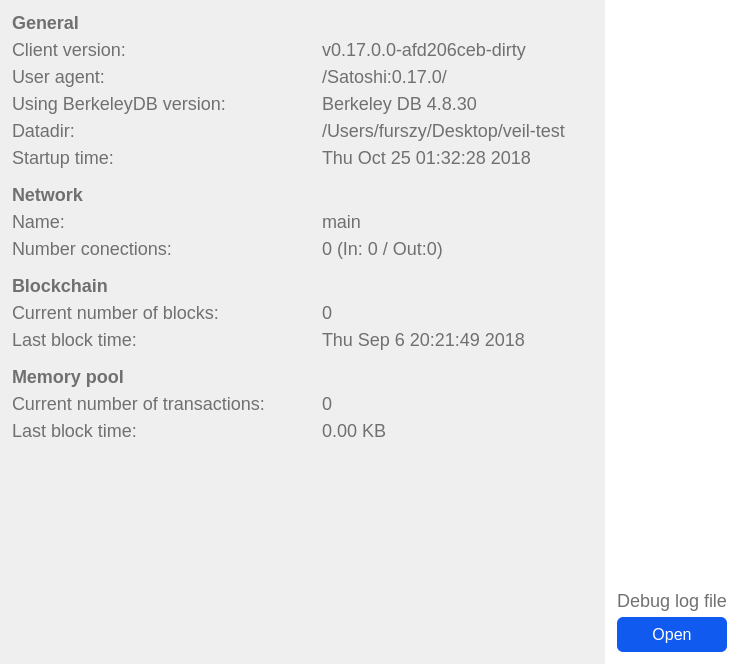
<?xml version="1.0" encoding="UTF-8"?>
<ui version="4.0">
 <class>SettingsAdvanceInformation</class>
 <widget class="QWidget" name="SettingsAdvanceInformation">
  <property name="geometry">
   <rect>
    <x>0</x>
    <y>0</y>
    <width>739</width>
    <height>664</height>
   </rect>
  </property>
  <property name="windowTitle">
   <string>Form</string>
  </property>
  <layout class="QVBoxLayout" name="verticalLayout">
   <property name="leftMargin">
    <number>0</number>
   </property>
   <property name="topMargin">
    <number>0</number>
   </property>
   <property name="rightMargin">
    <number>0</number>
   </property>
   <property name="bottomMargin">
    <number>0</number>
   </property>
   <item>
    <layout class="QHBoxLayout" name="horizontalLayout">
     <item>
      <widget class="QFrame" name="frame2">
       <layout class="QVBoxLayout" name="verticalLayout_2">
        <property name="leftMargin">
         <number>12</number>
        </property>
        <property name="topMargin">
         <number>12</number>
        </property>
        <property name="rightMargin">
         <number>12</number>
        </property>
        <property name="bottomMargin">
         <number>12</number>
        </property>
        <item>
         <widget class="QLabel" name="label_1">
          <property name="styleSheet">
           <string notr="true">color:#707070;
font-size:18px;
font-weight:bold;</string>
          </property>
          <property name="text">
           <string>General</string>
          </property>
         </widget>
        </item>
        <item>
         <layout class="QHBoxLayout" name="horizontalLayout_1">
          <property name="spacing">
           <number>20</number>
          </property>
          <item>
           <widget class="QLabel" name="label_10">
            <property name="minimumSize">
             <size>
              <width>290</width>
              <height>0</height>
             </size>
            </property>
            <property name="maximumSize">
             <size>
              <width>290</width>
              <height>16777215</height>
             </size>
            </property>
            <property name="styleSheet">
             <string notr="true">color:#707070;
font-size:18px;
font-weight:200;</string>
            </property>
            <property name="text">
             <string>Client version:</string>
            </property>
           </widget>
          </item>
          <item>
           <widget class="QLabel" name="label_11">
            <property name="styleSheet">
             <string notr="true">color:#707070;
font-size:18px;</string>
            </property>
            <property name="text">
             <string>v0.17.0.0-afd206ceb-dirty</string>
            </property>
           </widget>
          </item>
         </layout>
        </item>
        <item>
         <layout class="QHBoxLayout" name="horizontalLayout_2">
          <property name="spacing">
           <number>20</number>
          </property>
          <item>
           <widget class="QLabel" name="label_12">
            <property name="minimumSize">
             <size>
              <width>290</width>
              <height>0</height>
             </size>
            </property>
            <property name="maximumSize">
             <size>
              <width>290</width>
              <height>16777215</height>
             </size>
            </property>
            <property name="styleSheet">
             <string notr="true">color:#707070;
font-size:18px;
font-weight:200;</string>
            </property>
            <property name="text">
             <string>User agent:</string>
            </property>
           </widget>
          </item>
          <item>
           <widget class="QLabel" name="label_13">
            <property name="styleSheet">
             <string notr="true">color:#707070;
font-size:18px;</string>
            </property>
            <property name="text">
             <string>/Satoshi:0.17.0/</string>
            </property>
           </widget>
          </item>
         </layout>
        </item>
        <item>
         <layout class="QHBoxLayout" name="horizontalLayout_3">
          <property name="spacing">
           <number>20</number>
          </property>
          <item>
           <widget class="QLabel" name="label_14">
            <property name="minimumSize">
             <size>
              <width>290</width>
              <height>0</height>
             </size>
            </property>
            <property name="maximumSize">
             <size>
              <width>290</width>
              <height>16777215</height>
             </size>
            </property>
            <property name="styleSheet">
             <string notr="true">color:#707070;
font-size:18px;
font-weight:200;</string>
            </property>
            <property name="text">
             <string>Using BerkeleyDB version: </string>
            </property>
           </widget>
          </item>
          <item>
           <widget class="QLabel" name="label_15">
            <property name="styleSheet">
             <string notr="true">color:#707070;
font-size:18px;</string>
            </property>
            <property name="text">
             <string>Berkeley DB 4.8.30</string>
            </property>
           </widget>
          </item>
         </layout>
        </item>
        <item>
         <layout class="QHBoxLayout" name="horizontalLayout_4">
          <property name="spacing">
           <number>20</number>
          </property>
          <item>
           <widget class="QLabel" name="label_16">
            <property name="minimumSize">
             <size>
              <width>290</width>
              <height>0</height>
             </size>
            </property>
            <property name="maximumSize">
             <size>
              <width>290</width>
              <height>16777215</height>
             </size>
            </property>
            <property name="styleSheet">
             <string notr="true">color:#707070;
font-size:18px;
font-weight:200;</string>
            </property>
            <property name="text">
             <string>Datadir: </string>
            </property>
           </widget>
          </item>
          <item>
           <widget class="QLabel" name="label_17">
            <property name="styleSheet">
             <string notr="true">color:#707070;
font-size:18px;</string>
            </property>
            <property name="text">
             <string>/Users/furszy/Desktop/veil-test</string>
            </property>
           </widget>
          </item>
         </layout>
        </item>
        <item>
         <layout class="QHBoxLayout" name="horizontalLayout_5">
          <property name="spacing">
           <number>20</number>
          </property>
          <item>
           <widget class="QLabel" name="label_18">
            <property name="minimumSize">
             <size>
              <width>290</width>
              <height>0</height>
             </size>
            </property>
            <property name="maximumSize">
             <size>
              <width>290</width>
              <height>16777215</height>
             </size>
            </property>
            <property name="styleSheet">
             <string notr="true">color:#707070;
font-size:18px;
font-weight:200;</string>
            </property>
            <property name="text">
             <string>Startup time:  </string>
            </property>
           </widget>
          </item>
          <item>
           <widget class="QLabel" name="label_19">
            <property name="styleSheet">
             <string notr="true">color:#707070;
font-size:18px;</string>
            </property>
            <property name="text">
             <string>Thu Oct 25 01:32:28 2018</string>
            </property>
           </widget>
          </item>
         </layout>
        </item>
        <item>
         <spacer name="verticalSpacer_3">
          <property name="orientation">
           <enum>Qt::Vertical</enum>
          </property>
          <property name="sizeType">
           <enum>QSizePolicy::Minimum</enum>
          </property>
          <property name="sizeHint" stdset="0">
           <size>
            <width>20</width>
            <height>10</height>
           </size>
          </property>
         </spacer>
        </item>
        <item>
         <widget class="QLabel" name="label_2">
          <property name="styleSheet">
           <string notr="true">color:#707070;
font-size:18px;
font-weight:bold;</string>
          </property>
          <property name="text">
           <string>Network</string>
          </property>
         </widget>
        </item>
        <item>
         <layout class="QHBoxLayout" name="horizontalLayout_6">
          <property name="spacing">
           <number>20</number>
          </property>
          <item>
           <widget class="QLabel" name="label_21">
            <property name="minimumSize">
             <size>
              <width>290</width>
              <height>0</height>
             </size>
            </property>
            <property name="maximumSize">
             <size>
              <width>290</width>
              <height>16777215</height>
             </size>
            </property>
            <property name="styleSheet">
             <string notr="true">color:#707070;
font-size:18px;
font-weight:200;</string>
            </property>
            <property name="text">
             <string>Name:</string>
            </property>
           </widget>
          </item>
          <item>
           <widget class="QLabel" name="label_22">
            <property name="styleSheet">
             <string notr="true">color:#707070;
font-size:18px;</string>
            </property>
            <property name="text">
             <string>main</string>
            </property>
           </widget>
          </item>
         </layout>
        </item>
        <item>
         <layout class="QHBoxLayout" name="horizontalLayout_7">
          <property name="spacing">
           <number>20</number>
          </property>
          <item>
           <widget class="QLabel" name="label_23">
            <property name="minimumSize">
             <size>
              <width>290</width>
              <height>0</height>
             </size>
            </property>
            <property name="maximumSize">
             <size>
              <width>290</width>
              <height>16777215</height>
             </size>
            </property>
            <property name="styleSheet">
             <string notr="true">color:#707070;
font-size:18px;
font-weight:200;</string>
            </property>
            <property name="text">
             <string>Number conections:</string>
            </property>
           </widget>
          </item>
          <item>
           <widget class="QLabel" name="label_24">
            <property name="styleSheet">
             <string notr="true">color:#707070;
font-size:18px;</string>
            </property>
            <property name="text">
             <string>0 (In: 0 / Out:0)</string>
            </property>
           </widget>
          </item>
         </layout>
        </item>
        <item>
         <spacer name="verticalSpacer_4">
          <property name="orientation">
           <enum>Qt::Vertical</enum>
          </property>
          <property name="sizeType">
           <enum>QSizePolicy::Minimum</enum>
          </property>
          <property name="sizeHint" stdset="0">
           <size>
            <width>20</width>
            <height>10</height>
           </size>
          </property>
         </spacer>
        </item>
        <item>
         <widget class="QLabel" name="label_3">
          <property name="styleSheet">
           <string notr="true">color:#707070;
font-size:18px;
font-weight:bold;</string>
          </property>
          <property name="text">
           <string>Blockchain</string>
          </property>
         </widget>
        </item>
        <item>
         <layout class="QHBoxLayout" name="horizontalLayout_8">
          <property name="spacing">
           <number>20</number>
          </property>
          <item>
           <widget class="QLabel" name="label_31">
            <property name="minimumSize">
             <size>
              <width>290</width>
              <height>0</height>
             </size>
            </property>
            <property name="maximumSize">
             <size>
              <width>290</width>
              <height>16777215</height>
             </size>
            </property>
            <property name="styleSheet">
             <string notr="true">color:#707070;
font-size:18px;
font-weight:200;</string>
            </property>
            <property name="text">
             <string>Current number of blocks:</string>
            </property>
           </widget>
          </item>
          <item>
           <widget class="QLabel" name="label_32">
            <property name="styleSheet">
             <string notr="true">color:#707070;
font-size:18px;</string>
            </property>
            <property name="text">
             <string>0</string>
            </property>
           </widget>
          </item>
         </layout>
        </item>
        <item>
         <layout class="QHBoxLayout" name="horizontalLayout_9">
          <property name="spacing">
           <number>20</number>
          </property>
          <item>
           <widget class="QLabel" name="label_33">
            <property name="minimumSize">
             <size>
              <width>290</width>
              <height>0</height>
             </size>
            </property>
            <property name="maximumSize">
             <size>
              <width>290</width>
              <height>16777215</height>
             </size>
            </property>
            <property name="styleSheet">
             <string notr="true">color:#707070;
font-size:18px;
font-weight:200;</string>
            </property>
            <property name="text">
             <string>Last block time: </string>
            </property>
           </widget>
          </item>
          <item>
           <widget class="QLabel" name="label_34">
            <property name="styleSheet">
             <string notr="true">color:#707070;
font-size:18px;</string>
            </property>
            <property name="text">
             <string>Thu Sep 6 20:21:49 2018</string>
            </property>
           </widget>
          </item>
         </layout>
        </item>
        <item>
         <spacer name="verticalSpacer_5">
          <property name="orientation">
           <enum>Qt::Vertical</enum>
          </property>
          <property name="sizeType">
           <enum>QSizePolicy::Fixed</enum>
          </property>
          <property name="sizeHint" stdset="0">
           <size>
            <width>20</width>
            <height>10</height>
           </size>
          </property>
         </spacer>
        </item>
        <item>
         <widget class="QLabel" name="label_4">
          <property name="styleSheet">
           <string notr="true">color:#707070;
font-size:18px;
font-weight:bold;</string>
          </property>
          <property name="text">
           <string>Memory pool</string>
          </property>
         </widget>
        </item>
        <item>
         <layout class="QHBoxLayout" name="horizontalLayout_10">
          <property name="spacing">
           <number>20</number>
          </property>
          <item>
           <widget class="QLabel" name="label_41">
            <property name="minimumSize">
             <size>
              <width>290</width>
              <height>0</height>
             </size>
            </property>
            <property name="maximumSize">
             <size>
              <width>290</width>
              <height>16777215</height>
             </size>
            </property>
            <property name="styleSheet">
             <string notr="true">color:#707070;
font-size:18px;
font-weight:200;</string>
            </property>
            <property name="text">
             <string>Current number of transactions:</string>
            </property>
           </widget>
          </item>
          <item>
           <widget class="QLabel" name="label_42">
            <property name="styleSheet">
             <string notr="true">color:#707070;
font-size:18px;</string>
            </property>
            <property name="text">
             <string>0</string>
            </property>
           </widget>
          </item>
         </layout>
        </item>
        <item>
         <layout class="QHBoxLayout" name="horizontalLayout_11">
          <property name="spacing">
           <number>20</number>
          </property>
          <item>
           <widget class="QLabel" name="label_43">
            <property name="minimumSize">
             <size>
              <width>290</width>
              <height>0</height>
             </size>
            </property>
            <property name="maximumSize">
             <size>
              <width>290</width>
              <height>16777215</height>
             </size>
            </property>
            <property name="styleSheet">
             <string notr="true">color:#707070;
font-size:18px;
font-weight:200;</string>
            </property>
            <property name="text">
             <string>Last block time: </string>
            </property>
           </widget>
          </item>
          <item>
           <widget class="QLabel" name="label_44">
            <property name="styleSheet">
             <string notr="true">color:#707070;
font-size:18px;</string>
            </property>
            <property name="text">
             <string>0.00 KB</string>
            </property>
           </widget>
          </item>
         </layout>
        </item>
        <item>
         <spacer name="verticalSpacer_2">
          <property name="orientation">
           <enum>Qt::Vertical</enum>
          </property>
          <property name="sizeHint" stdset="0">
           <size>
            <width>20</width>
            <height>40</height>
           </size>
          </property>
         </spacer>
        </item>
       </layout>
      </widget>
     </item>
     <item>
      <spacer name="horizontalSpacer">
       <property name="orientation">
        <enum>Qt::Horizontal</enum>
       </property>
       <property name="sizeHint" stdset="0">
        <size>
         <width>40</width>
         <height>20</height>
        </size>
       </property>
      </spacer>
     </item>
     <item>
      <widget class="QFrame" name="frame">
       <property name="maximumSize">
        <size>
         <width>250</width>
         <height>16777215</height>
        </size>
       </property>
       <property name="styleSheet">
        <string notr="true">border:0;
background:white;</string>
       </property>
       <property name="frameShape">
        <enum>QFrame::StyledPanel</enum>
       </property>
       <property name="frameShadow">
        <enum>QFrame::Raised</enum>
       </property>
       <layout class="QVBoxLayout" name="verticalLayout_4">
        <property name="leftMargin">
         <number>12</number>
        </property>
        <property name="topMargin">
         <number>12</number>
        </property>
        <property name="rightMargin">
         <number>12</number>
        </property>
        <property name="bottomMargin">
         <number>12</number>
        </property>
        <item>
         <spacer name="verticalSpacer">
          <property name="orientation">
           <enum>Qt::Vertical</enum>
          </property>
          <property name="sizeHint" stdset="0">
           <size>
            <width>20</width>
            <height>40</height>
           </size>
          </property>
         </spacer>
        </item>
        <item alignment="Qt::AlignBottom">
         <widget class="QLabel" name="labelDebug">
          <property name="styleSheet">
           <string notr="true">color:#707070;
font-size:18px;
text-align:center;</string>
          </property>
          <property name="text">
           <string>Debug log file</string>
          </property>
          <property name="alignment">
           <set>Qt::AlignCenter</set>
          </property>
         </widget>
        </item>
        <item alignment="Qt::AlignBottom">
         <widget class="QPushButton" name="btnDebug">
          <property name="styleSheet">
           <string notr="true">#btnDebug {
border-radius: 6px;
color: #FFFFFF;
font-size: 16px;
background-color:#105aef;
line-height:10px;
padding:8 20 8 20;
}

#btnDebug:hover {
background-color:#0e45b4;
}</string>
          </property>
          <property name="text">
           <string>Open</string>
          </property>
         </widget>
        </item>
       </layout>
      </widget>
     </item>
    </layout>
   </item>
  </layout>
 </widget>
 <resources/>
 <connections/>
</ui>
